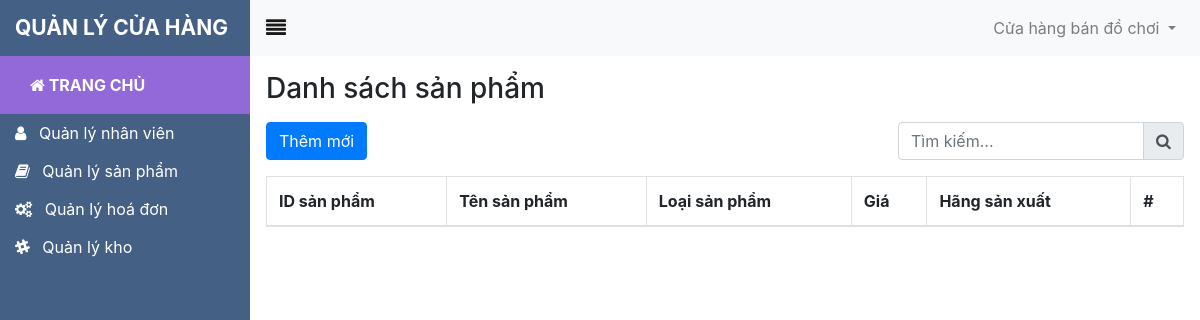
The app's page /Layout/product-list.php (signed in), older data.
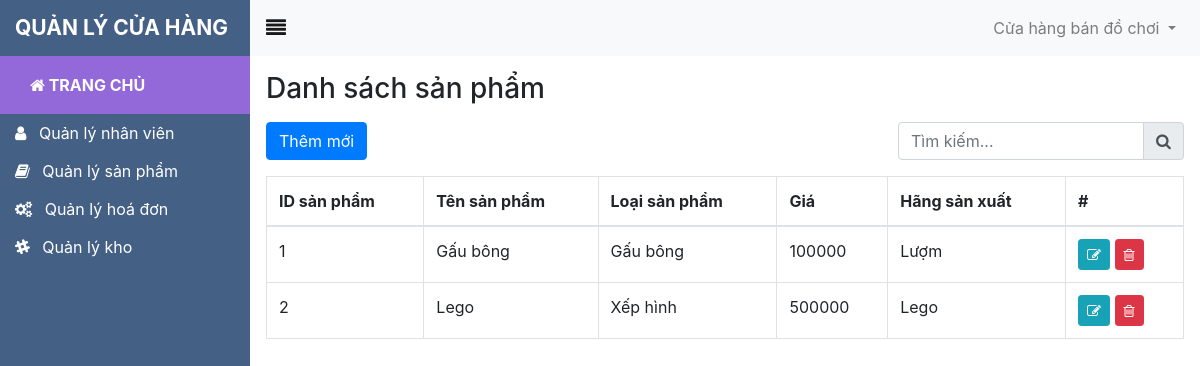
The same page, newer data.
### tables this page shows
CREATE TABLE `sanpham` (
  `MaSP` int(11) NOT NULL,
  `TenSP` varchar(50) NOT NULL,
  `LoaiSP` varchar(50) NOT NULL,
  `GiaSP` int(11) NOT NULL,
  `HangSX` varchar(50) NOT NULL,
  `HinhAnh` text DEFAULT NULL
);

### db.php (called while the page is built, shortened)
<?php
	function open_db(){
		$conn = new mysqli(HOST, USER, PASS, DB);
		return $conn;
	}
	function load_table_product(){
		$sql = 'SELECT * FROM sanpham WHERE 1';
		$conn = open_db();
		$result = $conn->query($sql);
		if ($result->num_rows > 0) {
			return $result;
		}
		else{
			return;
		}
	}
 ?>

### Layout/product-list.php (the view, shortened to what the changed rows need)
<?php
require_once $_SERVER['DOCUMENT_ROOT'].'/CNPM/db.php';
?>
<!DOCTYPE html>
<html>
<head>
    <link rel="stylesheet" href="https://maxcdn.bootstrapcdn.com/font-awesome/4.7.0/css/font-awesome.min.css">
    <link rel="stylesheet" href="./css/bootstrap.min.css">
    <link rel="stylesheet" href='./css/style.css'>
</head>
<body>
    <div class="d-flex justify-content-between">
        <div id="admin-wrapper">
            <section id="admin-content" class="p-3">
                <table class="table table-bordered table-hover mt-3">
                    <thead>
                        <tr>
                            <th>ID sản phẩm</th>
                            <th>Tên sản phẩm</th>
                            <th>Loại sản phẩm</th>
                            <th>Giá</th>
                            <th>Hãng sản xuất</th>
                            <th>#</th>
                        </tr>
                    </thead>
                    <tbody>
                        <?php
                            $result = load_table_product();
                            if(!empty($result)){
                                while ($row = $result->fetch_assoc()) {
                                    $id_product = $row['MaSP'];
                                    $pruduct_name = $row['TenSP'];
                                    $product_type = $row['LoaiSP'];
                                    $price = $row['GiaSP'];
                                    $producer = $row['HangSX'];
                        ?>
                        <tr>
                            <td><?= $id_product ?></td>
                            <td><?= $pruduct_name ?></td>
                            <td><?= $product_type ?></td>
                            <td><?= $price ?></td>
                            <td><?= $producer ?></td>
                            <td>
                                <a href="product-edit.php?id=<?=$id_product?>" class="btn btn-sm btn-info">
                                    <i class="fa fa-pencil-square-o"></i>
                                </a>
                                <a href="product-remove.php?id=<?=$id_product?>" class="btn btn-sm btn-danger">
                                    <i class="fa fa-trash-o"></i>
                                </a>
                            </td>
                        </tr>
                        <?php
                                }
                            }
                         ?>
                    </tbody>
                </table>
            </section>
        </div>
    </div>
</body>
</html>

Row changes from the older to the newer data that the page shows:
added sanpham: MaSP "1", TenSP "Gấu bông", LoaiSP "Gấu bông", GiaSP "100000", HangSX "Lượm"
added sanpham: MaSP "2", TenSP "Lego", LoaiSP "Xếp hình", GiaSP "500000", HangSX "Lego"
